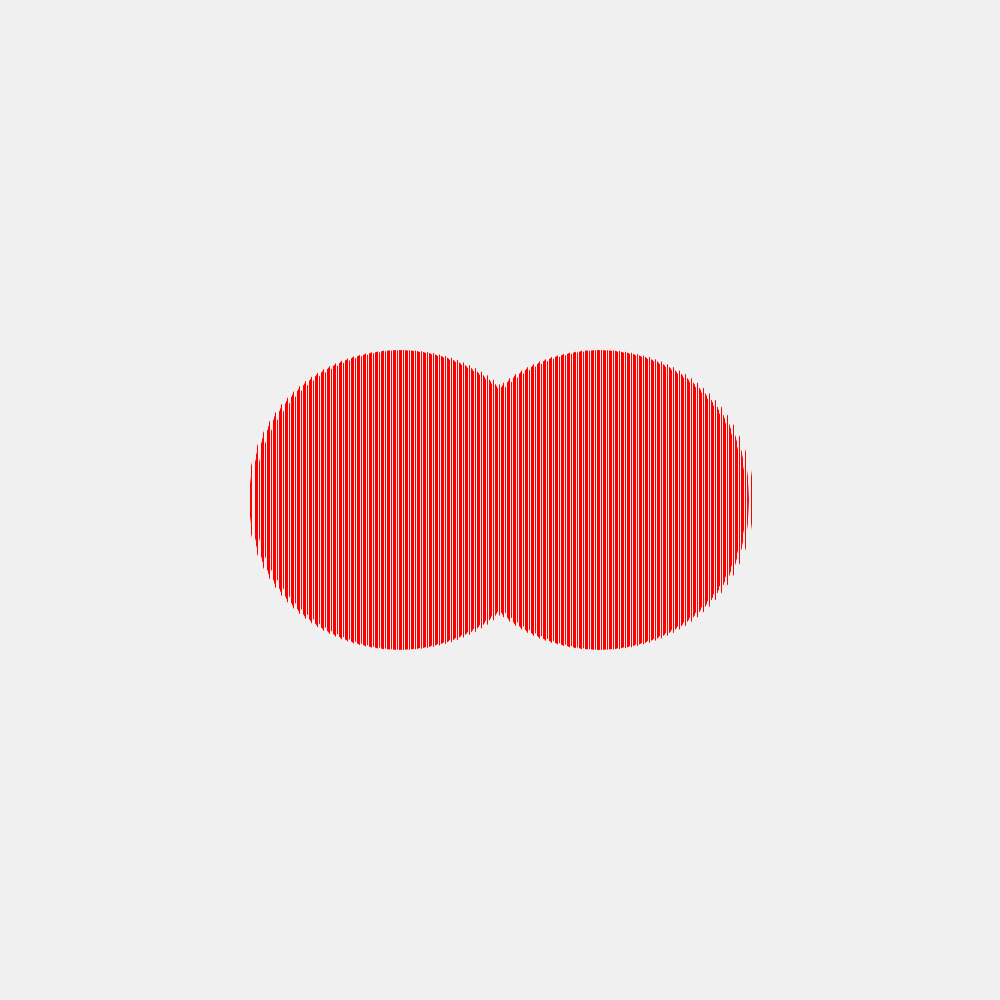
Frame 1 (no input)
Frame 2 (the mouse pressed at the canvas centre, redrawn once): identical to frame 1, image omitted

The p5.js sketch that drew this single still picture (run headless with seeded random() and noise() and a simulated clock; the mouse was pressed at the canvas centre and the sketch redrawn once):

// p5.js sketch
// ── sketch.js
function setup() {
  createCanvas(1000, 1000);
  pixelDensity(1); // Set pixel density to 1 for consistent pixel mapping

  // noiseSeed(10); 
  noiseSeed(12); 
  // noiseSeed(117); 
}

function draw() {
  background(240);
  fill('red');
  noStroke();
  ellipse(width / 2-300/3, height / 2, 300);
  // fill('blue');
  ellipse(width / 2+300/3, height / 2, 300);

  let noiseScale = .001; // Adjust this value to control the intensity of the distortion
  let maxDisplacement = 20; // How close is the displaced pixel to the original image
  let stripWidth = 6; // Width of strips

  glass_rasterize_strips(stripWidth, noiseScale, maxDisplacement);

  noLoop();
}

function glass_rasterize_strips(stripWidth, noiseScale, maxDisplacement) {
  loadPixels();

  // Use a separate noise variable for consistent displacement across the canvas
  let noiseY = 0;

  for (let y = 0; y < height; y++) {
    noiseY += noiseScale; // Increment noiseY to generate a new noise value for each row

    for (let x = 0; x < width; x++) {
      let index = (x + y * width) * 4;

      // Calculate displacement amount based on noise map
      let noiseVal = noise(noiseY) * maxDisplacement;

      // Map pixels from original image to canvas with displacement
      let displacedX = floor(x + map(x % stripWidth, 0, stripWidth, -noiseVal, noiseVal));
      displacedX = constrain(displacedX, 0, width - 1);

      let displacedIndex = (displacedX + y * width) * 4;

      pixels[index] = pixels[displacedIndex]; // Red
      pixels[index + 1] = pixels[displacedIndex + 1]; // Green
      pixels[index + 2] = pixels[displacedIndex + 2]; // Blue
      pixels[index + 3] = pixels[displacedIndex + 3]; // Alpha
    }
  }

  updatePixels();
}
